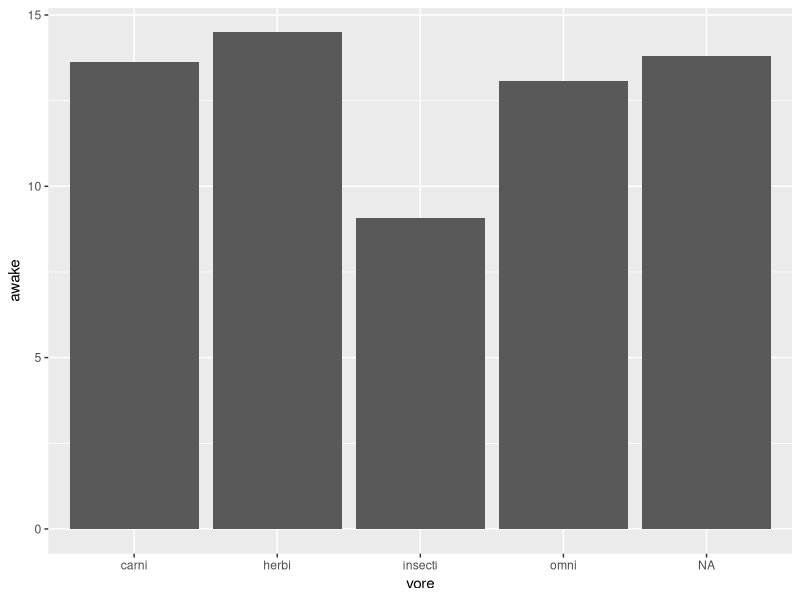
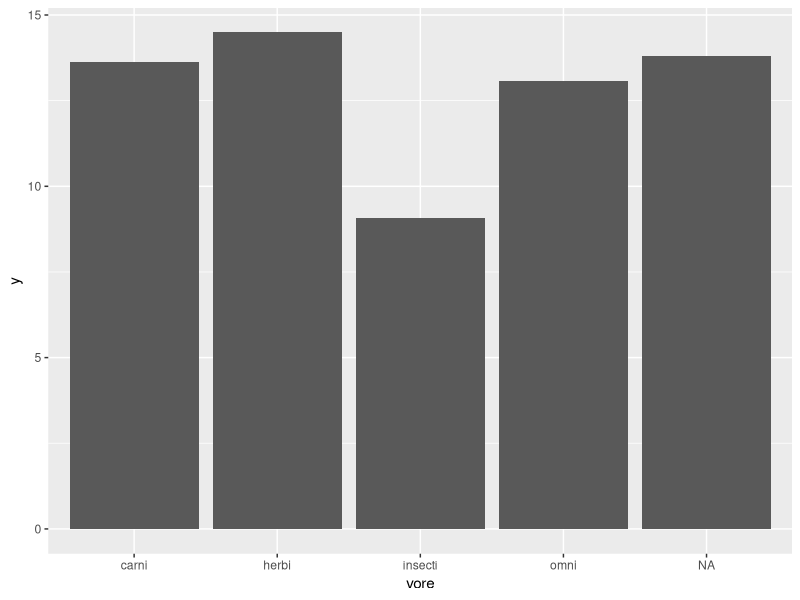
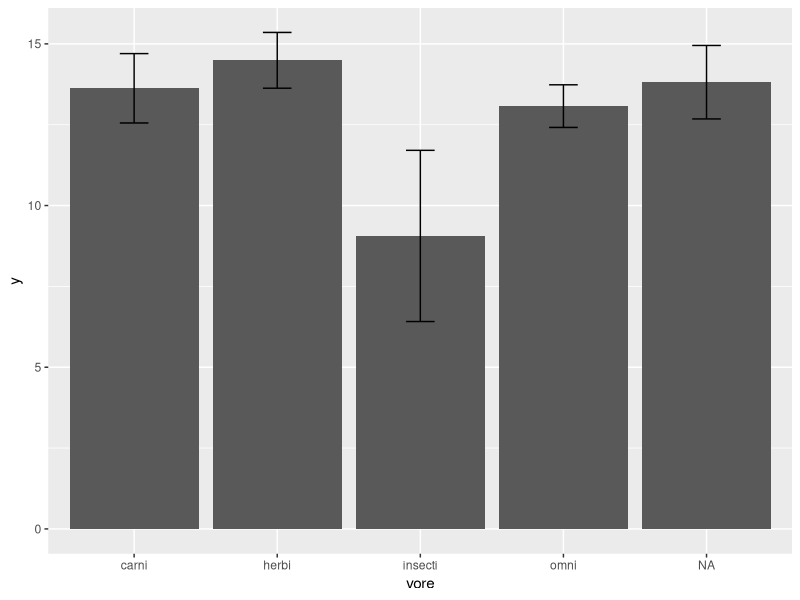
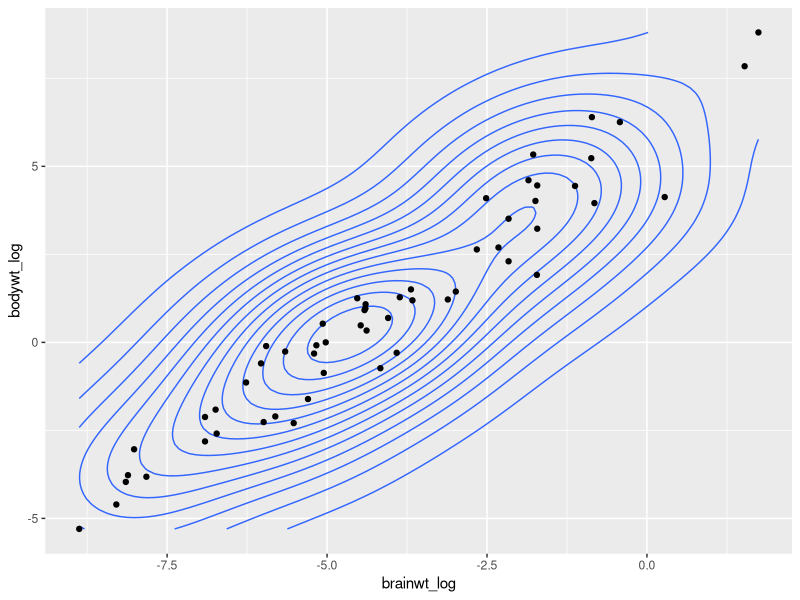
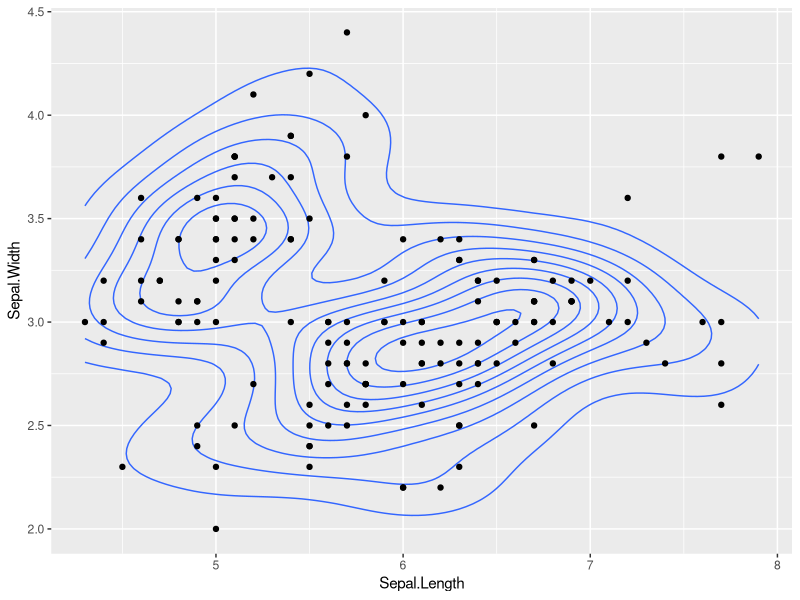
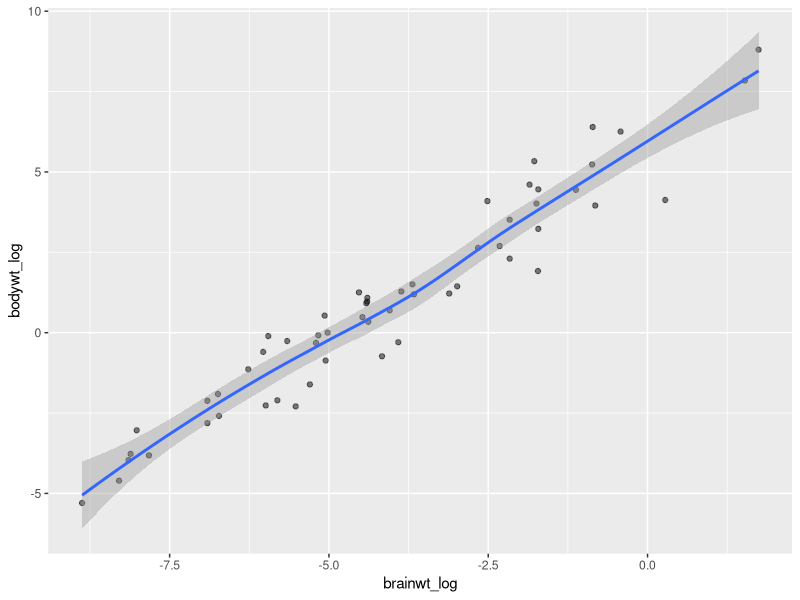
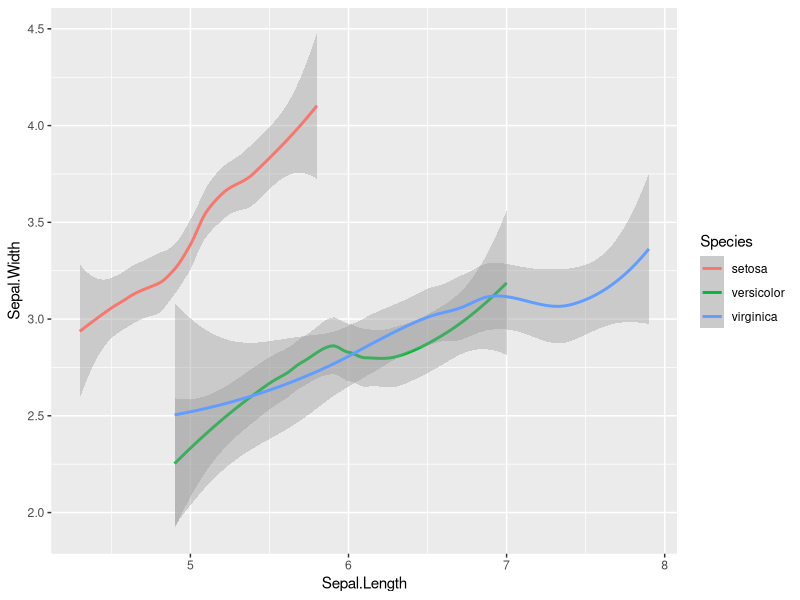
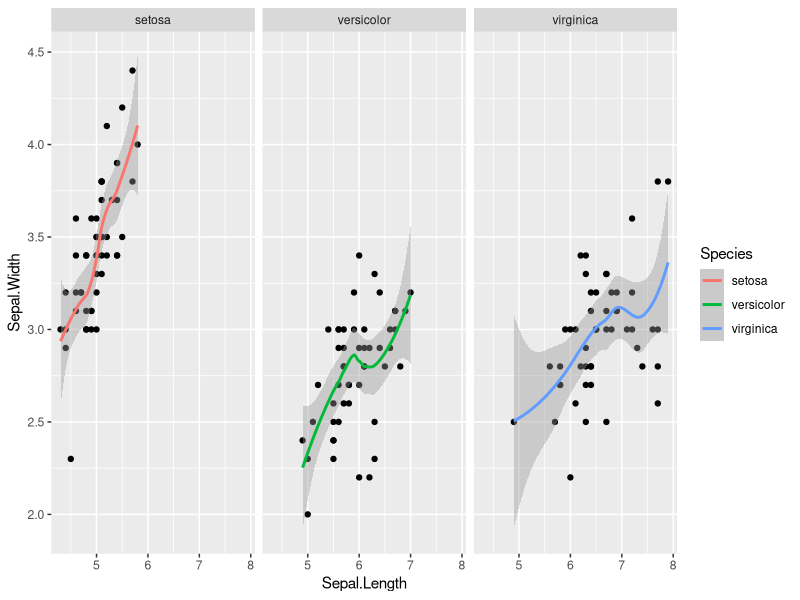

Write R code to recreate these figures, in order.
## ---- chunk 1
library(ggplot2)
library(tidyverse)
msleep2 <- msleep %>% mutate(brainwt_log = log(brainwt))
## ---- chunk 2
ggplot(msleep2, aes(x = vore, y = awake)) + 
  geom_bar(stat = "summary", fun = "mean")
## ---- chunk 3
feeding.data <- msleep2 %>% group_by(vore) %>% 
  summarize(mean_se(awake))
feeding.data
## ---- chunk 4
ggplot(feeding.data, aes(x = vore, y = y)) + 
  geom_bar(stat = "identity")
## ---- chunk 5
ggplot(feeding.data, aes(x = vore, y = y)) + 
  geom_bar(stat = "identity") + 
  geom_errorbar(aes(ymin = ymin, ymax = ymax),
                width = 0.2)
## ---- chunk 6
msleep3 <- msleep2 %>% mutate(bodywt_log = log(bodywt))
ggplot(data = msleep3, mapping = aes(x = brainwt_log, y = bodywt_log)) +
  geom_density_2d() +
  geom_point()
## ---- chunk 7
ggplot(data = iris, mapping = aes(x = Sepal.Length, y = Sepal.Width)) +
  geom_density_2d() +
  geom_point()
## ---- chunk 8
my.plot <- ggplot(msleep3, aes(x = brainwt_log, y = bodywt_log)) +
  geom_point(alpha = 0.5) +
  geom_smooth()
my.plot

## ---- chunk 9
ggplot(data = iris, mapping = aes(x = Sepal.Length, y = Sepal.Width)) +
  geom_smooth(aes(color = Species)) 
## ---- chunk 10
ggplot(data = iris, mapping = aes(x = Sepal.Length, y = Sepal.Width)) +
  geom_point() +
  geom_smooth(aes(color = Species)) +
  facet_wrap( ~ Species)
